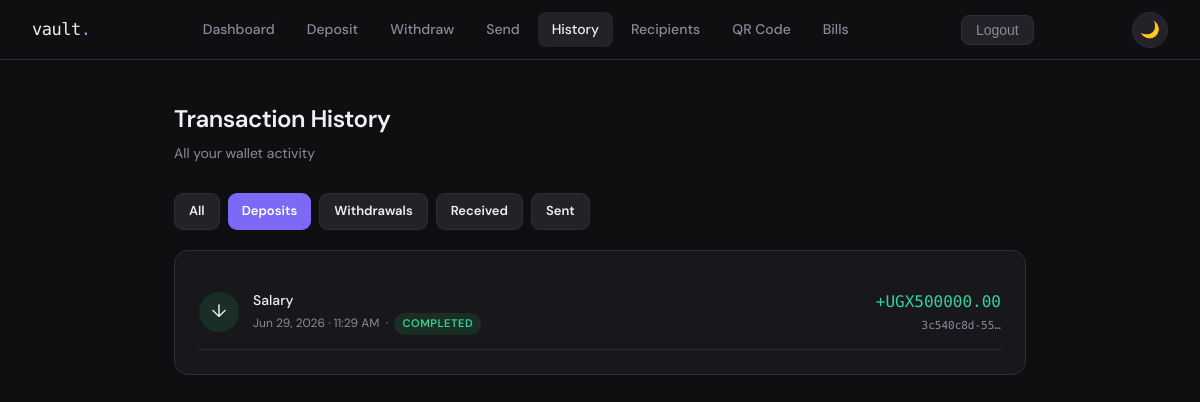
The app's page /transactions/?type=deposit (signed in) with its own data.
### wallet/models.py (models this page shows, shortened)
class Transaction(models.Model):
    TRANSACTION_TYPES = [
        ('deposit', 'Deposit'),
        ('withdrawal', 'Withdrawal'),
        ('transfer_in', 'Transfer In'),
        ('transfer_out', 'Transfer Out'),
    ]
    STATUS_CHOICES = [
        ('pending', 'Pending'),
        ('completed', 'Completed'),
        ('failed', 'Failed'),
    ]
    id = models.UUIDField(primary_key=True, default=uuid.uuid4, editable=False)
    wallet = models.ForeignKey(Wallet, on_delete=models.CASCADE, related_name='transactions')
    transaction_type = models.CharField(max_length=20, choices=TRANSACTION_TYPES)
    amount = models.DecimalField(max_digits=12, decimal_places=2)
    status = models.CharField(max_length=10, choices=STATUS_CHOICES, default='completed')
    description = models.CharField(max_length=255, blank=True)
    reference = models.CharField(max_length=100, blank=True)
    created_at = models.DateTimeField(auto_now_add=True)
    class Meta:
        ordering = ['-created_at']

### wallet/views.py (the view)
# urls.py: path('transactions/', views.transactions, name='transactions'),
@login_required
def transactions(request):
    wallet = request.user.wallet
    txn_type = request.GET.get('type', '')
    txns = wallet.transactions.all()
    if txn_type:
        txns = txns.filter(transaction_type=txn_type)
    return render(request, 'wallet/transactions.html', {
        'transactions': txns,
        'wallet': wallet,
        'filter_type': txn_type,
    })

### templates/wallet/transactions.html (shortened to what this page needs)
{% extends 'wallet/base.html' %}
{% block content %}
<div class="page">
  <div class="page-header">
    <h1>Transaction History</h1>
    <p>All your wallet activity</p>
  </div>
  <div style="display:flex; gap:8px; margin-bottom:20px; flex-wrap:wrap;">
    <a href="{% url 'transactions' %}" class="btn {% if not filter_type %}btn-primary{% else %}btn-ghost{% endif %}" style="font-size:13px; padding:7px 14px;">All</a>
    <a href="?type=deposit" class="btn {% if filter_type == 'deposit' %}btn-primary{% else %}btn-ghost{% endif %}" style="font-size:13px; padding:7px 14px;">Deposits</a>
    <a href="?type=withdrawal" class="btn {% if filter_type == 'withdrawal' %}btn-primary{% else %}btn-ghost{% endif %}" style="font-size:13px; padding:7px 14px;">Withdrawals</a>
    <a href="?type=transfer_in" class="btn {% if filter_type == 'transfer_in' %}btn-primary{% else %}btn-ghost{% endif %}" style="font-size:13px; padding:7px 14px;">Received</a>
    <a href="?type=transfer_out" class="btn {% if filter_type == 'transfer_out' %}btn-primary{% else %}btn-ghost{% endif %}" style="font-size:13px; padding:7px 14px;">Sent</a>
  </div>
  <div class="card">
    {% if transactions %}
      {% for txn in transactions %}
      <div style="display:flex; justify-content:space-between; align-items:center; padding:14px 0; border-bottom:1px solid var(--border);">
        <div style="display:flex; align-items:center; gap:14px;">
          <div style="width:40px; height:40px; border-radius:50%; display:flex; align-items:center; justify-content:center; font-size:18px; flex-shrink:0;
            background:{% if txn.transaction_type == 'deposit' or txn.transaction_type == 'transfer_in' %}#1a2e25{% else %}#2e1a1a{% endif %};">
            {% if txn.transaction_type == 'deposit' %}↓
            {% elif txn.transaction_type == 'withdrawal' %}↑
            {% elif txn.transaction_type == 'transfer_in' %}↙
            {% else %}↗{% endif %}
          </div>
          <div>
            <div style="font-size:14px; font-weight:500;">{{ txn.description|default:txn.get_transaction_type_display }}</div>
            <div style="font-size:12px; color:var(--muted); margin-top:2px;">
              {{ txn.created_at|date:"M d, Y · g:i A" }}
              &nbsp;·&nbsp;
              <span class="badge {% if txn.status == 'completed' %}badge-green{% elif txn.status == 'failed' %}badge-red{% else %}badge-yellow{% endif %}">{{ txn.status }}</span>
            </div>
          </div>
        </div>
        <div style="text-align:right;">
          <div style="font-family:var(--mono); font-size:16px; font-weight:500;"
            class="{% if txn.transaction_type == 'deposit' or txn.transaction_type == 'transfer_in' %}text-green{% else %}text-red{% endif %}">
            {% if txn.transaction_type == 'deposit' or txn.transaction_type == 'transfer_in' %}+{% else %}-{% endif %}UGX{{ txn.amount|floatformat:2 }}
          </div>
          <div style="font-size:11px; color:var(--muted); font-family:var(--mono); margin-top:2px;">{{ txn.id|truncatechars:12 }}</div>
        </div>
      </div>
      {% endfor %}
    {% else %}
      <div style="text-align:center; padding:48px 0; color:var(--muted); font-size:14px;">
        No transactions found.<br><br>
        <a href="{% url 'deposit' %}" class="btn btn-primary" style="font-size:13px;">Make a deposit</a>
      </div>
    {% endif %}
  </div>
</div>
{% endblock %}

### templates/wallet/base.html (style rules this page uses)
*, *::before, *::after { box-sizing: border-box; margin: 0; padding: 0; }
:root { --bg: #0f0f11; --surface: #18181c; --surface2: #222228; --border: #2e2e36; --text: #f0eff4; --muted: #8a8a9a; --accent: #7c6af7; --accent-light: #9d8fff; --green: #34d399; --red: #f87171; --yellow: #fbbf24; --radius: 14px; --mono: 'DM Mono', monospace; --sans: 'DM Sans', sans-serif; }
body { background: var(--bg); color: var(--text); font-family: var(--sans); font-size: 15px; line-height: 1.6; min-height: 100vh; }
a { color: var(--accent-light); text-decoration: none; }
.page { max-width: 900px; margin: 0 auto; padding: 40px 24px; }
.card { background: var(--surface); border: 1px solid var(--border); border-radius: var(--radius); padding: 24px; }
.btn { display: inline-flex; align-items: center; justify-content: center; gap: 8px; padding: 10px 20px; border-radius: 9px; font-family: var(--sans); font-size: 14px; font-weight: 600; cursor: pointer; border: none; transition: all 0.15s; }
.btn-primary { background: var(--accent); color: #fff; }
.btn-ghost { background: var(--surface2); color: var(--text); border: 1px solid var(--border); }
.text-green { color: var(--green); }
.page-header { margin-bottom: 28px; }
.page-header h1 { font-size: 24px; font-weight: 600; letter-spacing: -0.5px; }
.page-header p { color: var(--muted); font-size: 14px; margin-top: 4px; }
.badge { display: inline-block; padding: 2px 8px; border-radius: 100px; font-size: 11px; font-weight: 600; letter-spacing: 0.05em; text-transform: uppercase; }
.badge-green { background: #1a2e25; color: var(--green); }

### records on screen
Transaction: description "Salary", created_at "Jun 29, 2026 · 11:29 AM", status "COMPLETED", amount "500000.00", id "3c540c8d-55…"
